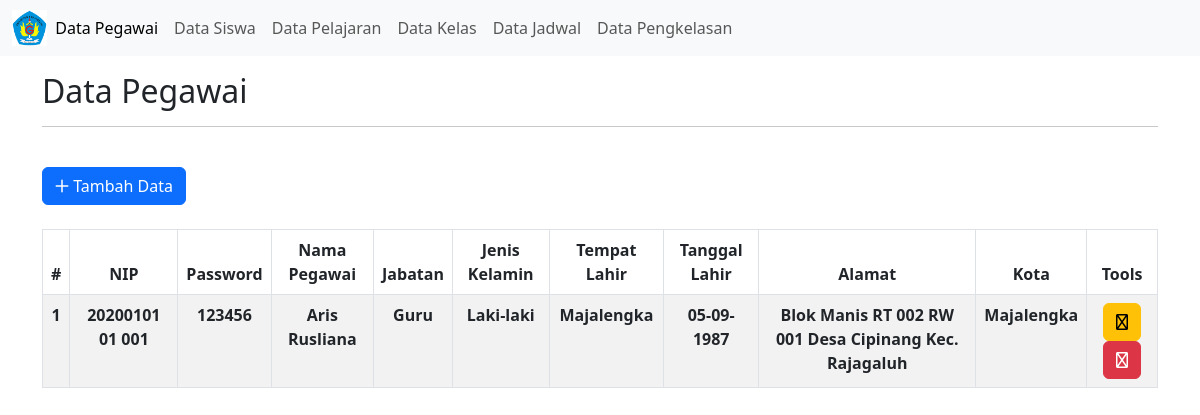
Page /data_pegawai.php on the committed database.
### tables this page shows
CREATE TABLE `tblpegawai` (
  `id_nip` int(11) NOT NULL,
  `nip` varchar(20) NOT NULL,
  `password` varchar(50) NOT NULL,
  `nama_pegawai` varchar(30) NOT NULL,
  `jabatan` varchar(30) NOT NULL,
  `jenis_kelamin` varchar(10) NOT NULL,
  `tempat_lahir` varchar(20) NOT NULL,
  `tgl_lahir` varchar(10) NOT NULL,
  `alamat` varchar(100) NOT NULL,
  `kota` varchar(20) NOT NULL
);

### data_pegawai.php (the view, shortened to what this page needs)
<?php
include 'koneksi.php';
$urut   = 1;
$query  = "SELECT * FROM tblpegawai";
$sql    = mysqli_query($conn, $query);
?>
<!DOCTYPE html>
<html lang="en">
<head>
    <link href="https://cdn.jsdelivr.net/npm/bootstrap@5.3.0-alpha1/dist/css/bootstrap.min.css" rel="stylesheet">
    <link href="../fontawesome/css/fontawesome.css" rel="stylesheet">
    <link href="../fontawesome/css/brands.css" rel="stylesheet">
    <link href="../fontawesome/css/solid.css" rel="stylesheet">
</head>
<body>
    <nav class="navbar navbar-expand-lg bg-body-tertiary">
        <div class="container-fluid">
            <img src="smanra.png" width="3%" height="3%" />
            <div class="collapse navbar-collapse" id="navbarSupportedContent">
                <ul class="navbar-nav me-auto mb-2 mb-lg-0">
                    <li class="nav-item">
                        <a class="nav-link active" aria-current="page" href="data_pegawai.php">Data Pegawai</a>
                    </li>
                    <li class="nav-item">
                        <a class="nav-link" href="data_siswa.php">Data Siswa</a>
                    </li>
                    <li class="nav-item">
                        <a class="nav-link" href="data_pelajaran.php">Data Pelajaran</a>
                    </li>
                    <li class="nav-item">
                        <a class="nav-link" href="data_kelas.php">Data Kelas</a>
                    </li>
                    <li class="nav-item">
                        <a class="nav-link" href="data_jadwal.php">Data Jadwal</a>
                    </li>
                    <li class="nav-item">
                        <a class="nav-link" href="data_pengkelasan.php">Data Pengkelasan</a>
                    </li>
                </ul>
            </div>
        </div>
    </nav>
    <div class="container">
        <div class="mt-3">
            <h2>Data Pegawai</h2>
            <hr>
            <div>
                <a href="input_data_pegawai.php"><button class="btn btn-primary mt-4"><i class="fa-regular fa-plus"></i> Tambah Data</button></a>
            </div>
            <table class="table teble-responsive table-striped table-hover table-bordered mt-4">
                <thead class="bg-secondary text-white">
                    <tr>
                        <th scope="col">
                            <center>#</center>
                        </th>
                        <th scope="col">
                            <center>NIP</center>
                        </th>
                        <th scope="col">
                            <center>Password</center>
                        </th>
                        <th scope="col">
                            <center>Nama Pegawai</center>
                        </th>
                        <th scope="col">
                            <center>Jabatan</center>
                        </th>
                        <th scope="col">
                            <center>Jenis Kelamin</center>
                        </th>
                        <th scope="col">
                            <center>Tempat Lahir</center>
                        </th>
                        <th scope="col">
                            <center>Tanggal Lahir</center>
                        </th>
                        <th scope="col">
                            <center>Alamat</center>
                        </th>
                        <th scope="col">
                            <center>Kota</center>
                        </th>
                        <th scope="col">
                            <center>Tools</center>
                        </th>
                    </tr>
                </thead>
                <tbody>
                    <?php
                    while ($result = mysqli_fetch_assoc($sql)) {
                    ?>
                        <tr>
                            <th scope="col">
                                <center>
                                    <?php
                                    echo $urut++;
                                    ?>
                                </center>
                            </th>
                            <th scope="col">
                                <center><?php echo $result['nip']; ?></center>
                            </th>
                            <th scope="col">
                                <center><?php echo $result['password']; ?></center>
                            </th>
                            <th scope="col">
                                <center><?php echo $result['nama_pegawai']; ?></center>
                            </th>
                            <th scope="col">
                                <center><?php echo $result['jabatan']; ?></center>
                            </th>
                            <th scope="col">
                                <center><?php echo $result['jenis_kelamin']; ?></center>
                            </th>
                            <th scope="col">
                                <center><?php echo $result['tempat_lahir']; ?></center>
                            </th>
                            <th scope="col">
                                <center><?php echo $result['tgl_lahir']; ?></center>
                            </th>
                            <th scope="col">
                                <center><?php echo $result['alamat']; ?></center>
                            </th>
                            <th scope="col">
                                <center><?php echo $result['kota']; ?></center>
                            </th>
                            <th scope="col">
                                <center>
                                    <a href="input_data_pegawai.php?edit=<?php echo $result['id_nip']; ?>"><button type="submit" class="btn btn-warning" value="edit"><i class="fa-regular fa-pencil"></i></button></a>
                                    <a href="proses_pegawai.php?hapus=<?php echo $result['id_nip']; ?>"><button type="submit" class="btn btn-danger" value="hapus" onclick="return confirm ('Apakah Anda yakin akan menghapus data?')"><i class="fa-regular fa-trash"></i></button></a>
                                </center>
                            </th>
                        </tr>
                    <?php
                    }
                    ?>
                </tbody>
            </table>
        </div>
    </div>
</body>
</html>

### rows in the picture
tblpegawai: nip "20200101 01 001", password "123456", nama_pegawai "Aris Rusliana", jabatan "Guru", jenis_kelamin "Laki-laki", tempat_lahir "Majalengka", tgl_lahir "05-09-1987", alamat "Blok Manis RT 002 RW 001 Desa Cipinang Kec. Rajagaluh", kota "Majalengka"
